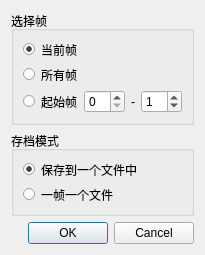
<?xml version="1.0" encoding="UTF-8"?>
<ui version="4.0">
 <class>ExportFrameDialog</class>
 <widget class="QDialog" name="ExportFrameDialog">
  <property name="geometry">
   <rect>
    <x>0</x>
    <y>0</y>
    <width>184</width>
    <height>185</height>
   </rect>
  </property>
  <property name="minimumSize">
   <size>
    <width>0</width>
    <height>0</height>
   </size>
  </property>
  <property name="windowTitle">
   <string>Select Frames</string>
  </property>
  <layout class="QVBoxLayout" name="verticalLayout">
   <item>
    <widget class="QGroupBox" name="groupBox_frame">
     <property name="title">
      <string>选择帧</string>
     </property>
     <layout class="QVBoxLayout" name="verticalLayout_frame">
      <item>
       <widget class="QRadioButton" name="radioCurrent">
        <property name="styleSheet">
         <string notr="true">QRadioButton::indicator {
    width: 12px;
    height: 12px;
}

QRadioButton::indicator:unchecked {
    image: url(:/images/radio_unchecked.png);
}

/* 选中 */
QRadioButton::indicator:checked {
    image: url(:/images/radio_checked.png);
}</string>
        </property>
        <property name="text">
         <string>当前帧</string>
        </property>
        <property name="checked">
         <bool>true</bool>
        </property>
       </widget>
      </item>
      <item>
       <widget class="QRadioButton" name="radioAll">
        <property name="styleSheet">
         <string notr="true">QRadioButton::indicator {
    width: 12px;
    height: 12px;
}

QRadioButton::indicator:unchecked {
    image: url(:/images/radio_unchecked.png);
}

/* 选中 */
QRadioButton::indicator:checked {
    image: url(:/images/radio_checked.png);
}</string>
        </property>
        <property name="text">
         <string>所有帧</string>
        </property>
       </widget>
      </item>
      <item>
       <layout class="QHBoxLayout" name="horizontalLayout_range">
        <item>
         <widget class="QRadioButton" name="radioRange">
          <property name="styleSheet">
           <string notr="true">QRadioButton::indicator {
    width: 12px;
    height: 12px;
}

QRadioButton::indicator:unchecked {
    image: url(:/images/radio_unchecked.png);
}

/* 选中 */
QRadioButton::indicator:checked {
    image: url(:/images/radio_checked.png);
}</string>
          </property>
          <property name="text">
           <string>起始帧</string>
          </property>
         </widget>
        </item>
        <item>
         <widget class="QSpinBox" name="spinStart">
          <property name="minimumSize">
           <size>
            <width>0</width>
            <height>0</height>
           </size>
          </property>
          <property name="buttonSymbols">
           <enum>QAbstractSpinBox::ButtonSymbols::UpDownArrows</enum>
          </property>
         </widget>
        </item>
        <item>
         <widget class="QLabel" name="labelTo">
          <property name="text">
           <string>-</string>
          </property>
          <property name="alignment">
           <set>Qt::AlignmentFlag::AlignCenter</set>
          </property>
         </widget>
        </item>
        <item>
         <widget class="QSpinBox" name="spinEnd">
          <property name="minimumSize">
           <size>
            <width>0</width>
            <height>0</height>
           </size>
          </property>
          <property name="value">
           <number>1</number>
          </property>
         </widget>
        </item>
       </layout>
      </item>
     </layout>
    </widget>
   </item>
   <item>
    <widget class="QGroupBox" name="groupBox_save">
     <property name="title">
      <string>存档模式</string>
     </property>
     <layout class="QVBoxLayout" name="verticalLayout_save">
      <item>
       <widget class="QRadioButton" name="radioSingle">
        <property name="styleSheet">
         <string notr="true">QRadioButton::indicator {
    width: 12px;
    height: 12px;
}

QRadioButton::indicator:unchecked {
    image: url(:/images/radio_unchecked.png);
}

/* 选中 */
QRadioButton::indicator:checked {
    image: url(:/images/radio_checked.png);
}</string>
        </property>
        <property name="text">
         <string>保存到一个文件中</string>
        </property>
        <property name="checked">
         <bool>true</bool>
        </property>
       </widget>
      </item>
      <item>
       <widget class="QRadioButton" name="radioMulti">
        <property name="styleSheet">
         <string notr="true">QRadioButton::indicator {
    width: 12px;
    height: 12px;
}

QRadioButton::indicator:unchecked {
    image: url(:/images/radio_unchecked.png);
}

/* 选中 */
QRadioButton::indicator:checked {
    image: url(:/images/radio_checked.png);
}</string>
        </property>
        <property name="text">
         <string>一帧一个文件</string>
        </property>
       </widget>
      </item>
     </layout>
    </widget>
   </item>
   <item>
    <widget class="QDialogButtonBox" name="buttonBox">
     <property name="standardButtons">
      <set>QDialogButtonBox::StandardButton::Cancel|QDialogButtonBox::StandardButton::Ok</set>
     </property>
    </widget>
   </item>
  </layout>
 </widget>
 <resources/>
 <connections/>
</ui>
